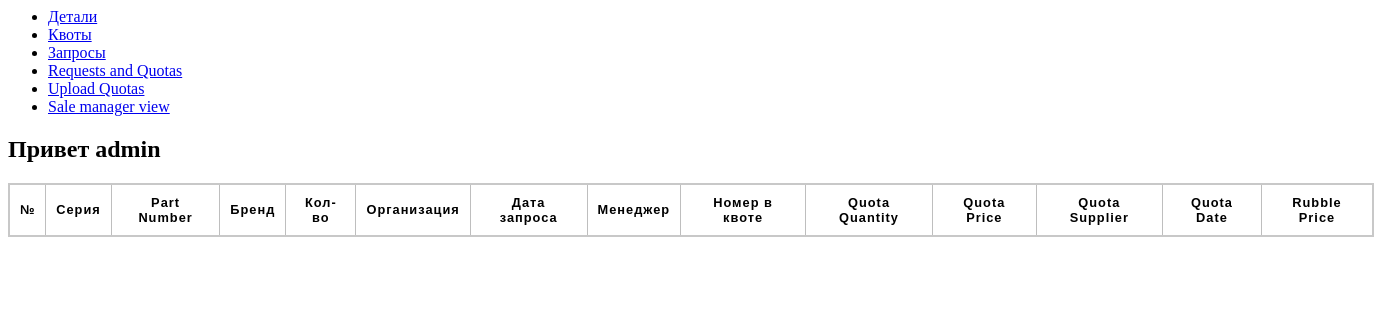
Page /responses/ (signed in) on the earlier database version.
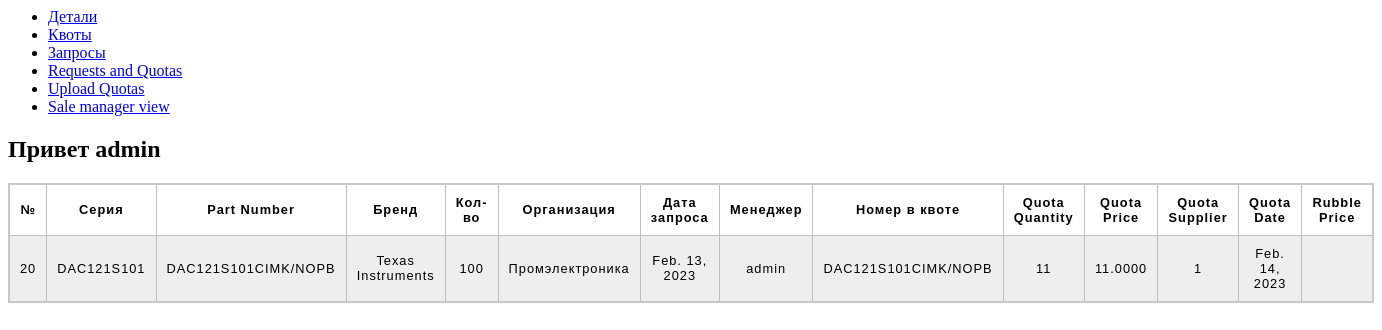
Same page on the later database version.
### parts/models.py (models this page shows, shortened)
class RequestQuotaResult(models.Model):
    request = models.ForeignKey(Request, on_delete=models.CASCADE)
    quota = models.ForeignKey(Quota, on_delete=models.SET_NULL, null=True)

class Request(models.Model):
    part = models.ForeignKey(Part, on_delete=models.CASCADE)
    quantity = models.PositiveIntegerField()
    customer = models.CharField(max_length=100)
    date = models.DateField()
    manager = models.ForeignKey(User, on_delete=models.CASCADE, related_name='requests')
    selected_quota = models.ForeignKey(Quota, on_delete=models.SET_NULL, null=True, related_name='selected_quotas')
    customer_price = models.DecimalField(max_digits=10, decimal_places=2, null=True)

class Part(models.Model):
    series = models.CharField(max_length=100)
    number = models.CharField(max_length=100)
    brand = models.CharField(max_length=100)
    case_type = models.CharField(max_length=50, null=True, default='Заполни корпус!')

class Quota(models.Model):
    part = models.ForeignKey(Part, on_delete=models.CASCADE)
    quantity = models.PositiveIntegerField()
    price = models.DecimalField(max_digits=10, decimal_places=4)
    datecode = models.PositiveIntegerField()
    supplier = models.CharField(max_length=100)
    date = models.DateField()

### parts/views.py (the view)
# urls.py: path('responses/', views.sale_manager_view, name='responses'),
@login_required(login_url='login/')
def sale_manager_view(request):
    manager = request.user
    results = RequestQuotaResult.objects.filter(request__manager=manager).select_related('request', 'quota__part').order_by('quota__price')
    unique_results = []
    part_numbers = []
    for result in results:
        try:
            if result.quota.part.number not in part_numbers:
                unique_results.append(result)
                part_numbers.append(result.quota.part.number)
        except AttributeError:
            continue
    return render(request, 'manager_view.html', {'result': unique_results, 'manager': manager,})

### parts/templates/manager_view.html (shortened to what this page needs)
{% extends 'base.html' %}
{% block content %}
<h2>Привет {{ manager }}</h2>
<table>
  <tr>
    <th>№</th>
    <th>Серия</th>
    <th>Part Number</th>
    <th>Бренд</th>
    <th>Кол-во</th>
    <th>Организация</th>
    <th>Дата запроса</th>
    <th>Менеджер</th>
    <th>Номер в квоте</th>
    <th>Quota Quantity</th>
    <th>Quota Price</th>
    <th>Quota Supplier</th>
    <th>Quota Date</th>
    <th>Rubble Price</th>
  </tr>
  {% for item in result %}
  <tr>
    <td>{{ item.request.id }}</td>
    <td>{{ item.request.part.series }}</td>
    <td>{{ item.request.part.number }}</td>
    <td>{{ item.request.part.brand }}</td>
    <td>{{ item.request.quantity }}</td>
    <td>{{ item.request.customer }}</td>
    <td>{{ item.request.date }}</td>
    <td>{{ item.request.manager }}</td>
    <td>{{ item.quota.part.number }}</td>
    <td>{{ item.quota.quantity }}</td>
    <td>{{ item.quota.price }}</td>
    <td>{{ item.quota.supplier }}</td>
    <td>{{ item.quota.date }}</td>
    <td>{{ item.rubble_price }}</td>
  </tr>
  {% endfor %}
</table>
{% endblock %}

Differences in the rows shown:
added RequestQuotaResult: request.id "20", request.part.series "DAC121S101", request.part.number "DAC121S101CIMK/NOPB", request.part.brand "Texas Instruments", request.quantity "100", request.customer "Промэлектроника", request "Feb. 13, 2023", request.manager "admin", quota.part.number "DAC121S101CIMK/NOPB", quota.quantity "11", quota.price "11.0000", quota.supplier "1", quota "Feb. 14, 2023"
